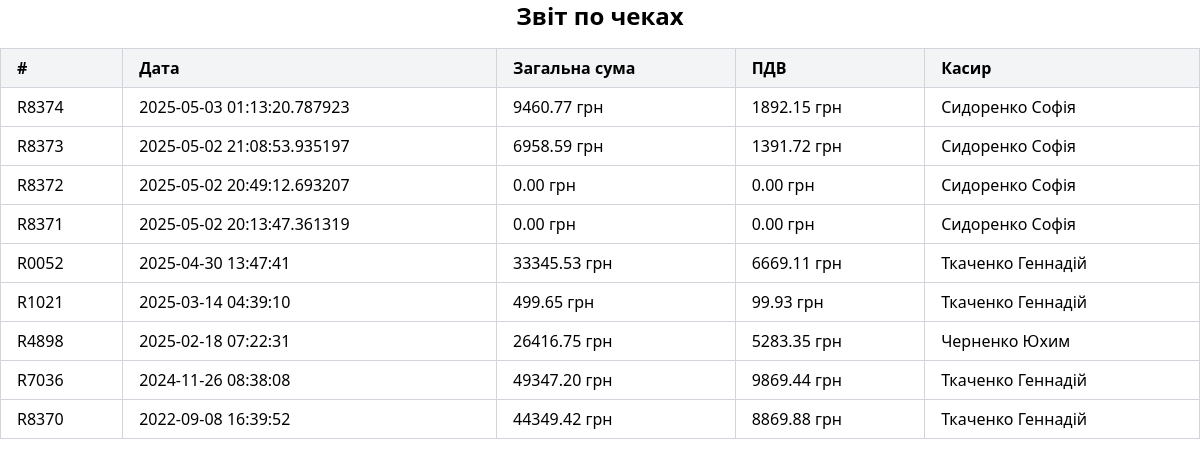
/print_receipts_report (signed in), run on an earlier commit of the app's database.
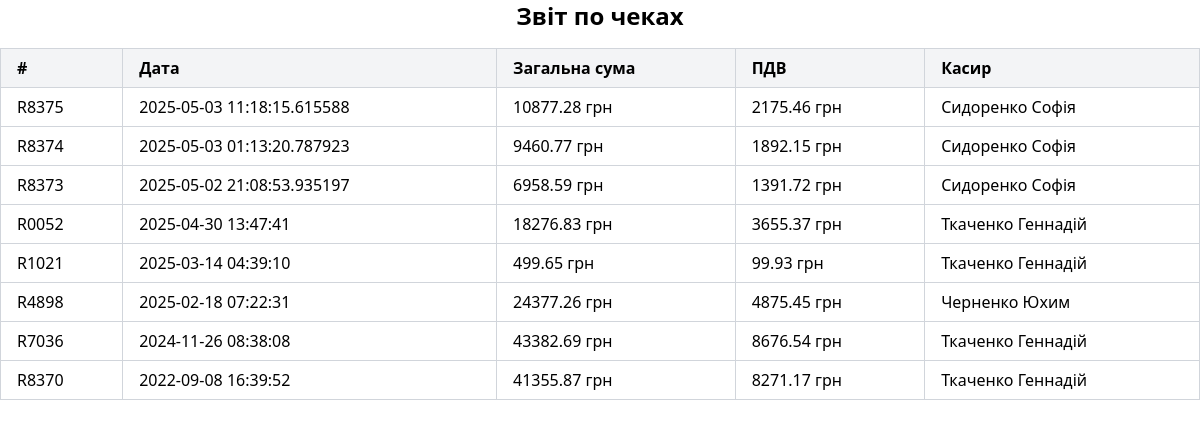
And on a later commit of the database.
### tables this page shows
CREATE TABLE receipt (
                receipt_number TEXT PRIMARY KEY,
                date TIMESTAMP NOT NULL,
                customer_card_number TEXT,
                employee_id INTEGER NOT NULL,
                FOREIGN KEY (customer_card_number) REFERENCES customer_card (card_number),
                FOREIGN KEY (employee_id) REFERENCES employee (id)
            );

CREATE TABLE employee (
                id INTEGER PRIMARY KEY,
                last_name TEXT NOT NULL,
                first_name TEXT NOT NULL,
                middle_name TEXT,
                position TEXT NOT NULL,
                salary REAL NOT NULL,
                start_date DATE NOT NULL,
                birth_date DATE NOT NULL,
                phone TEXT NOT NULL,
                city TEXT NOT NULL,
                street TEXT NOT NULL,
                postal_code TEXT NOT NULL,
                password TEXT NOT NULL,
                email TEXT NOT NULL UNIQUE
            );

### zlg_website/views/print_report.py (the view)
@views.route('/print_receipts_report')
@login_required
def print_receipts_report():
    if current_user.position != 'Менеджер':
        abort(403)
    employee_id = request.args.get('employee_id', type=int)
    date_from = request.args.get('date_from')
    date_to = request.args.get('date_to')
    base_query = """
        SELECT r.receipt_number, r.date, e.first_name, e.last_name
        FROM Receipt r
        JOIN Employee e ON r.employee_id = e.id
    """
    where_conditions = []
    params = {}
    if employee_id:
        where_conditions.append("r.employee_id = :employee_id")
        params['employee_id'] = employee_id
    if date_from:
        where_conditions.append("DATE(r.date) >= DATE(:date_from)")
        params['date_from'] = date_from
    if date_to:
        where_conditions.append("DATE(r.date) <= DATE(:date_to)")
        params['date_to'] = date_to
    if where_conditions:
        base_query += " WHERE " + " AND ".join(where_conditions)
    base_query += " ORDER BY r.date DESC"
    receipts_data = db.session.execute(text(base_query), params).mappings().all()
    receipts = []
    total_sum = 0
    for row in receipts_data:
        receipt_number = row['receipt_number']
        receipt_date = row['date']
        employee_first_name = row['first_name']
        employee_last_name = row['last_name']
        items_query = """
            SELECT ri.upc, ri.quantity,
                   CASE
                       WHEN sp.is_promotional = TRUE THEN sp.promo_price
                       ELSE sp.price
                   END as price
            FROM receipt_item ri
            JOIN store_product sp ON ri.upc = sp.upc
            WHERE ri.receipt_number = :receipt_number
        """
        items = db.session.execute(text(items_query), {'receipt_number': receipt_number}).mappings().all()
        receipt_total = sum(item['price'] * item['quantity'] for item in items)
        vat = receipt_total * 0.2
        total_sum += receipt_total
        receipt = {
            'receipt_number': receipt_number,
            'date': receipt_date,
            'total_sum': receipt_total,
            'vat': vat,
            'employee': {
                'first_name': employee_first_name,
                'last_name': employee_last_name
            }
        }
        receipts.append(receipt)
    return render_template(
        'print_receipts.html',
        receipts=receipts,
        total_sum=total_sum,
        date_from=date_from,
        date_to=date_to,
        generated_at=datetime.now().strftime('%d.%m.%Y %H:%M')
    )

### zlg_website/__init__.py (called while the page is built)
def create_app():
    app = Flask(__name__)
    app.config['SECRET_KEY'] = 'zlagoda'
    app.config['SQLALCHEMY_DATABASE_URI'] = f'sqlite:///{os.path.join(app.instance_path, DB_NAME)}'
    app.config['SQLALCHEMY_TRACK_MODIFICATIONS'] = False
    db.init_app(app)
    from .views import views
    from .auth import auth
    app.register_blueprint(views, url_prefix='/')
    app.register_blueprint(auth, url_prefix='/')
    from .models import Employee, Category, Product
    with app.app_context():
        if database_is_empty(app):
            create_database(app)
    login_manager = LoginManager()
    login_manager.login_view = 'auth.login'
    login_manager.init_app(app)
    @login_manager.user_loader
    def load_user(id):
        return Employee.get_by_id(id)
    return app

### zlg_website/templates/print_receipts.html (shortened to what this page needs)
<head>
    <link rel="stylesheet" href="https://cdn.jsdelivr.net/npm/tailwindcss@2.2.19/dist/tailwind.min.css">
</head>
<body class="bg-white text-black">
    {% block content %}
        <div class="print-container">
            <h1 class="text-2xl font-bold text-center mb-4">Звіт по чеках</h1>
            <table class="min-w-full border-collapse border border-gray-300 mt-4">
                <thead>
                    <tr class="bg-gray-100">
                        <th class="border border-gray-300 px-4 py-2 text-left">#</th>
                        <th class="border border-gray-300 px-4 py-2 text-left">Дата</th>
                        <th class="border border-gray-300 px-4 py-2 text-left">Загальна сума</th>
                        <th class="border border-gray-300 px-4 py-2 text-left">ПДВ</th>
                        <th class="border border-gray-300 px-4 py-2 text-left">Касир</th>
                    </tr>
                </thead>
                <tbody>
                    {% if receipts %}
                        {% for receipt in receipts %}
                            <tr>
                                <td class="border border-gray-300 px-4 py-2">{{ receipt.receipt_number }}</td>
                                <td class="border border-gray-300 px-4 py-2">{{ receipt.date}}</td>
                                <td class="border border-gray-300 px-4 py-2">{{ "%.2f"|format(receipt.total_sum) }} грн</td>
                                <td class="border border-gray-300 px-4 py-2">{{ "%.2f"|format(receipt.vat) }} грн</td>
                                <td class="border border-gray-300 px-4 py-2">{{ receipt.employee.last_name }} {{ receipt.employee.first_name }}</td>
                            </tr>
                        {% endfor %}
                    {% else %}
                        <tr>
                            <td colspan="5" class="border border-gray-300 px-4 py-2 text-center">Немає чеків для друку</td>
                        </tr>
                    {% endif %}
                </tbody>
            </table>
        </div>
    {% endblock %}
</body>

What changed in the data, as far as the page shows it:
removed receipt: receipt_number "R8372", date "2025-05-02 20:49:12.693207", total_sum "0.00", vat "0.00", employee.last_name "Сидоренко", employee.first_name "Софія"
removed receipt: receipt_number "R8371", date "2025-05-02 20:13:47.361319", total_sum "0.00", vat "0.00", employee.last_name "Сидоренко", employee.first_name "Софія"
added receipt: receipt_number "R8375", date "2025-05-03 11:18:15.615588", total_sum "10877.28", vat "2175.46", employee.last_name "Сидоренко", employee.first_name "Софія"
computed for receipt "R0052": total_sum "33345.53" → "18276.83"; vat "6669.11" → "3655.37"
computed for receipt "Черненко": total_sum "26416.75" → "24377.26"; vat "5283.35" → "4875.45"
computed for receipt "R7036": total_sum "49347.20" → "43382.69"; vat "9869.44" → "8676.54"
computed for receipt "R8370": total_sum "44349.42" → "41355.87"; vat "8869.88" → "8271.17"
